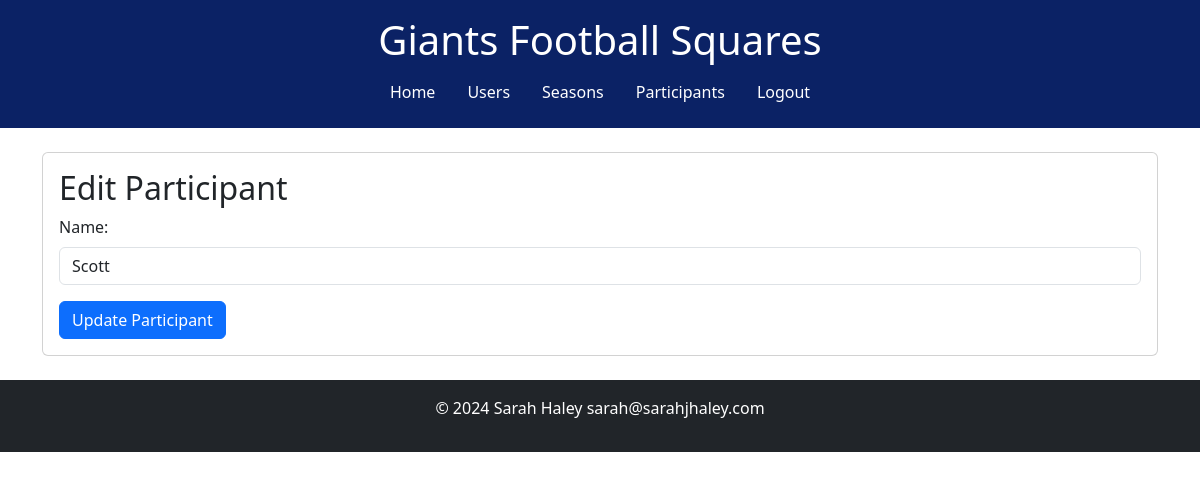
The page /edit_part/7 (signed in) on the database as committed earlier.
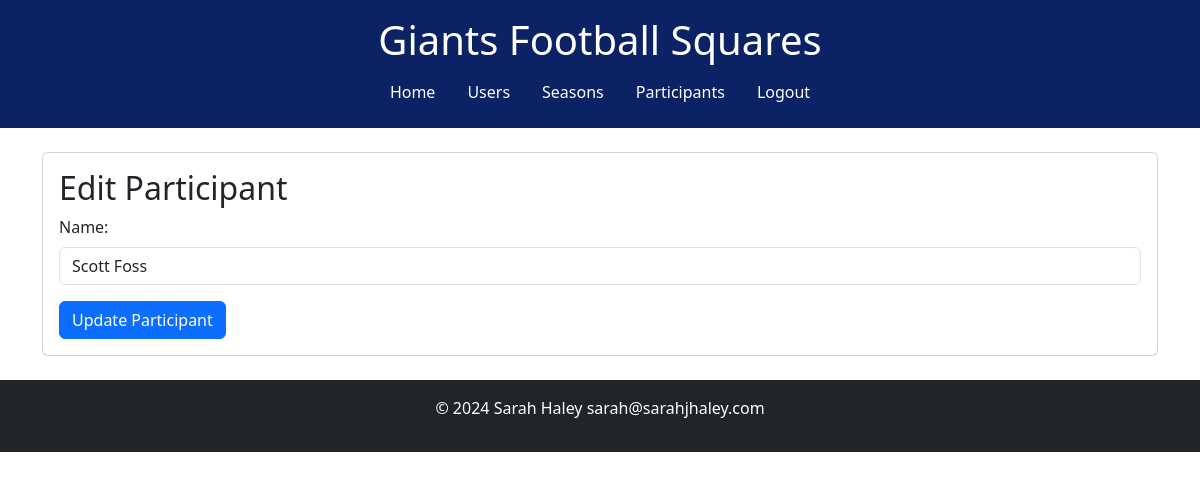
The same page on the database as committed later.
### tables this page shows
CREATE TABLE "participants" (
	"Part_ID"	INTEGER NOT NULL UNIQUE,
	"name"	TEXT NOT NULL,
	PRIMARY KEY("Part_ID" AUTOINCREMENT)
);

### app.py (the view, shortened to what this page needs)
@app.route('/edit_part/<int:part_id>', methods=['GET', 'POST'])
@login_required
def edit_part(part_id):
    conn = get_db()
    cursor = conn.cursor()
    cursor.execute("SELECT name FROM participants WHERE part_id = ?", (part_id,))
    participant = cursor.fetchone()
    conn.close()
    return render_template('edit_part.html', participant=participant, part_id=part_id)

### app.py (called while the page is built)
def get_db():
    conn = sqlite3.connect(DATABASE)
    return conn

def login_required(f):
    @wraps(f)
    def decorated_function(*args, **kwargs):
        if 'user_id' not in session:
            flash('You need to be logged in to view this page.', 'warning')
            return redirect(url_for('login'))
        return f(*args, **kwargs)
    return decorated_function

### templates/edit_part.html (shortened to what this page needs)
{% extends 'base.html' %}
{% block content %}
<div class="card">
    <div class="card-body">
        <h2 class="card-title">Edit Participant</h2>
        <form action="{{ url_for('edit_part', part_id=part_id) }}" method="post">
            <div class="mb-3">
                <label for="name" class="form-label">Name:</label>
                <input type="text" id="name" name="name" value="{{ participant[0] }}" class="form-control" required>
            </div>
            <button type="submit" class="btn btn-primary">Update Participant</button>
        </form>
    </div>
</div>
{% endblock %}

Rows that differ between the two databases and show on the page:
changed participants: name "Scott" → "Scott Foss"
